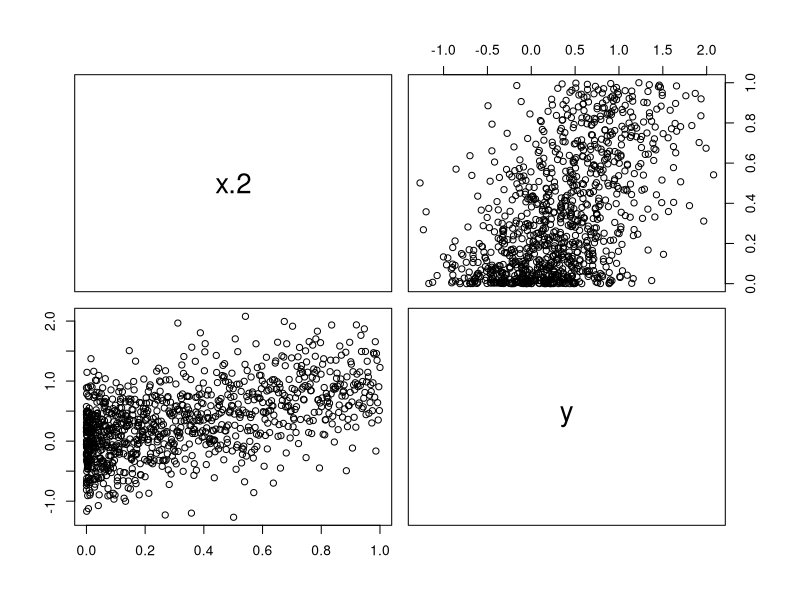

The R script that drew this image:
x = seq(0,1,0.001)

data = data.frame(x^2)

data$y = data$x + rnorm(nrow(data), 0, 0.5)

pairs(data)

#reg1 = lm(y~x, data)
reg2 = lm(y~-1 + x, data)
reg2$coefficients
b = 0.03977
a = 0.92260
data$y - (a * data$x + b)

y2 = predict(reg2, data)

res = data$y - y2

cor(data$x, res)
